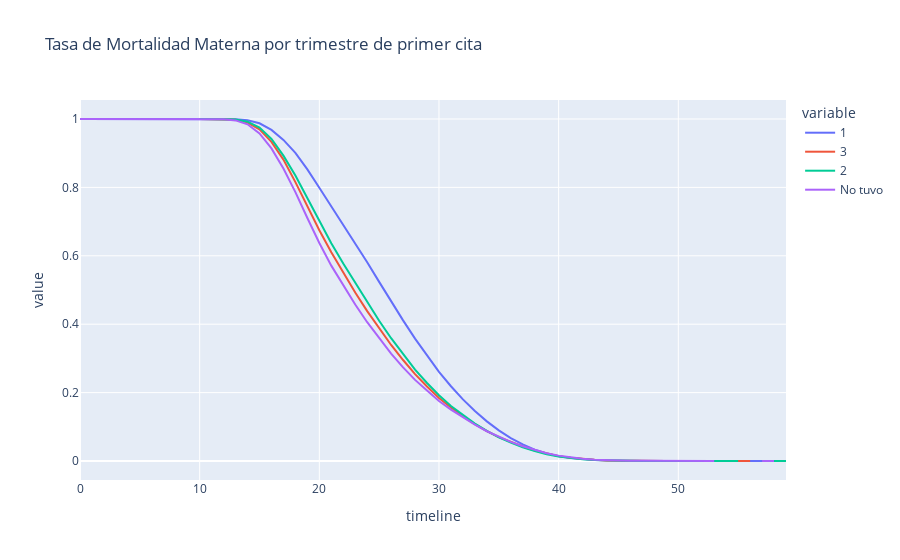

Source (notebook cell):
### Code cell
rates, logrank = survival(data_prim_consulta, 'TRIMESTREPRIMERCONSULTA', 'EDAD', 'SOBREVIVIOPARTO')
print(logrank)
rates.plot(kind='line',
           title='Tasa de Mortalidad Materna por trimestre de primer cita')

### Figure 1 — Plotly figure (JSON) as saved in the notebook; plotly's stock layout.template omitted (floating-point values rounded to 4 significant figures)
{"data": [{"hovertemplate": "variable=1<br>timeline=%{x}<br>value=%{y}<extra></extra>", "legendgroup": "1", "line": {"color": "#636efa", "dash": "solid"}, "mode": "lines", "name": "1", "orientation": "v", "showlegend": true, "type": "scatter", "x": [0, 9, 10, 11, 12, 13, 14, 15, 16, 17, 18, 19, 20, 21, 22, 23, 24, 25, 26, 27, 28, 29, 30, 31, 32, 33, 34, 35, 36, 37, 38, 39, 40, 41, 42, 43, 44, 45, 46, 47, 48, 49, 50, 51, 52, 53, 54, 55, 56, 57, 58, 59], "xaxis": "x", "y": [1, 1.0, 1.0, 0.9999, 0.9998, 0.9993, 0.9963, 0.9875, 0.968, 0.9388, 0.901, 0.8526, 0.7989, 0.7452, 0.6912, 0.6374, 0.5812, 0.5238, 0.4667, 0.4112, 0.3578, 0.3075, 0.2605, 0.2186, 0.1801, 0.146, 0.1159, 0.08957, 0.06701, 0.04838, 0.03339, 0.02219, 0.01396, 0.008463, 0.004909, 0.002735, 0.001482, 0.0008169, 0.000507, 0.0003213, 0.0002193, 0.0001553, 0.0001119, 7.766e-05, 5.101e-05, 3.502e-05, 2.817e-05, 2.056e-05, 9.897e-06, 6.852e-06, 1.523e-06, 0], "yaxis": "y"}, {"hovertemplate": "variable=3<br>timeline=%{x}<br>value=%{y}<extra></extra>", "legendgroup": "3", "line": {"color": "#EF553B", "dash": "solid"}, "mode": "lines", "name": "3", "orientation": "v", "showlegend": true, "type": "scatter", "x": [0, 9, 10, 11, 12, 13, 14, 15, 16, 17, 18, 19, 20, 21, 22, 23, 24, 25, 26, 27, 28, 29, 30, 31, 32, 33, 34, 35, 36, 37, 38, 39, 40, 41, 42, 43, 44, 45, 46, 47, 48, 49, 50, 51, 52, 53, 54, 55, 56, 57, 58, 59], "xaxis": "x", "y": [1, null, 1.0, 0.9998, 0.9995, 0.9975, 0.9895, 0.9696, 0.933, 0.8812, 0.8154, 0.745, 0.6747, 0.6102, 0.5496, 0.4928, 0.4384, 0.3887, 0.3392, 0.2953, 0.2541, 0.218, 0.1841, 0.1565, 0.1301, 0.1075, 0.08734, 0.06971, 0.05524, 0.04232, 0.03074, 0.0215, 0.0142, 0.009294, 0.005882, 0.003462, 0.001597, 0.000958, 0.000521, 0.0003361, 0.0002353, 0.0001681, 0.0001345, null, 0.0001008, 6.723e-05, 3.361e-05, 1.681e-05, 0, null, null, null], "yaxis": "y"}, {"hovertemplate": "variable=2<br>timeline=%{x}<br>value=%{y}<extra></extra>", "legendgroup": "2", "line": {"color": "#00cc96", "dash": "solid"}, "mode": "lines", "name": "2", "orientation": "v", "showlegend": true, "type": "scatter", "x": [0, 9, 10, 11, 12, 13, 14, 15, 16, 17, 18, 19, 20, 21, 22, 23, 24, 25, 26, 27, 28, 29, 30, 31, 32, 33, 34, 35, 36, 37, 38, 39, 40, 41, 42, 43, 44, 45, 46, 47, 48, 49, 50, 51, 52, 53, 54, 55, 56, 57, 58, 59], "xaxis": "x", "y": [1, null, 1.0, 0.9999, 0.9997, 0.9983, 0.9921, 0.9748, 0.9416, 0.8929, 0.8348, 0.768, 0.6997, 0.6366, 0.5774, 0.5202, 0.4645, 0.41, 0.359, 0.3113, 0.267, 0.228, 0.1921, 0.1609, 0.134, 0.1094, 0.08817, 0.06925, 0.0535, 0.04001, 0.02902, 0.01998, 0.01329, 0.008253, 0.004846, 0.00268, 0.001398, 0.0006937, 0.0004467, 0.000291, 0.0002064, 0.000159, 0.0001184, 9.136e-05, 7.783e-05, 5.076e-05, 3.045e-05, 2.369e-05, null, 1.692e-05, 1.015e-05, 0], "yaxis": "y"}, {"hovertemplate": "variable=No tuvo<br>timeline=%{x}<br>value=%{y}<extra></extra>", "legendgroup": "No tuvo", "line": {"color": "#ab63fa", "dash": "solid"}, "mode": "lines", "name": "No tuvo", "orientation": "v", "showlegend": true, "type": "scatter", "x": [0, 9, 10, 11, 12, 13, 14, 15, 16, 17, 18, 19, 20, 21, 22, 23, 24, 25, 26, 27, 28, 29, 30, 31, 32, 33, 34, 35, 36, 37, 38, 39, 40, 41, 42, 43, 44, 45, 46, 47, 48, 49, 50, 51, 52, 53, 54, 55, 56, 57, 58, 59], "xaxis": "x", "y": [1, 1.0, 0.9999, 0.9998, 0.9991, 0.9959, 0.9844, 0.9576, 0.914, 0.8551, 0.7862, 0.7105, 0.6374, 0.5713, 0.5123, 0.4574, 0.4058, 0.3582, 0.3141, 0.2739, 0.2372, 0.2059, 0.1755, 0.1501, 0.1269, 0.1062, 0.08705, 0.07049, 0.05584, 0.04306, 0.03221, 0.02262, 0.01573, 0.01047, 0.006506, 0.003964, 0.002542, 0.001422, 0.0008402, 0.0005601, 0.0003016, 0.0001939, 0.0001508, 0.0001293, 6.463e-05, 4.308e-05, null, null, null, 2.154e-05, 0, null], "yaxis": "y"}], "layout": {"legend": {"title": {"text": "variable"}, "tracegroupgap": 0}, "title": {"text": "Tasa de Mortalidad Materna por trimestre de primer cita"}, "xaxis": {"anchor": "y", "domain": [0, 1], "title": {"text": "timeline"}}, "yaxis": {"anchor": "x", "domain": [0, 1], "title": {"text": "value"}}}}
